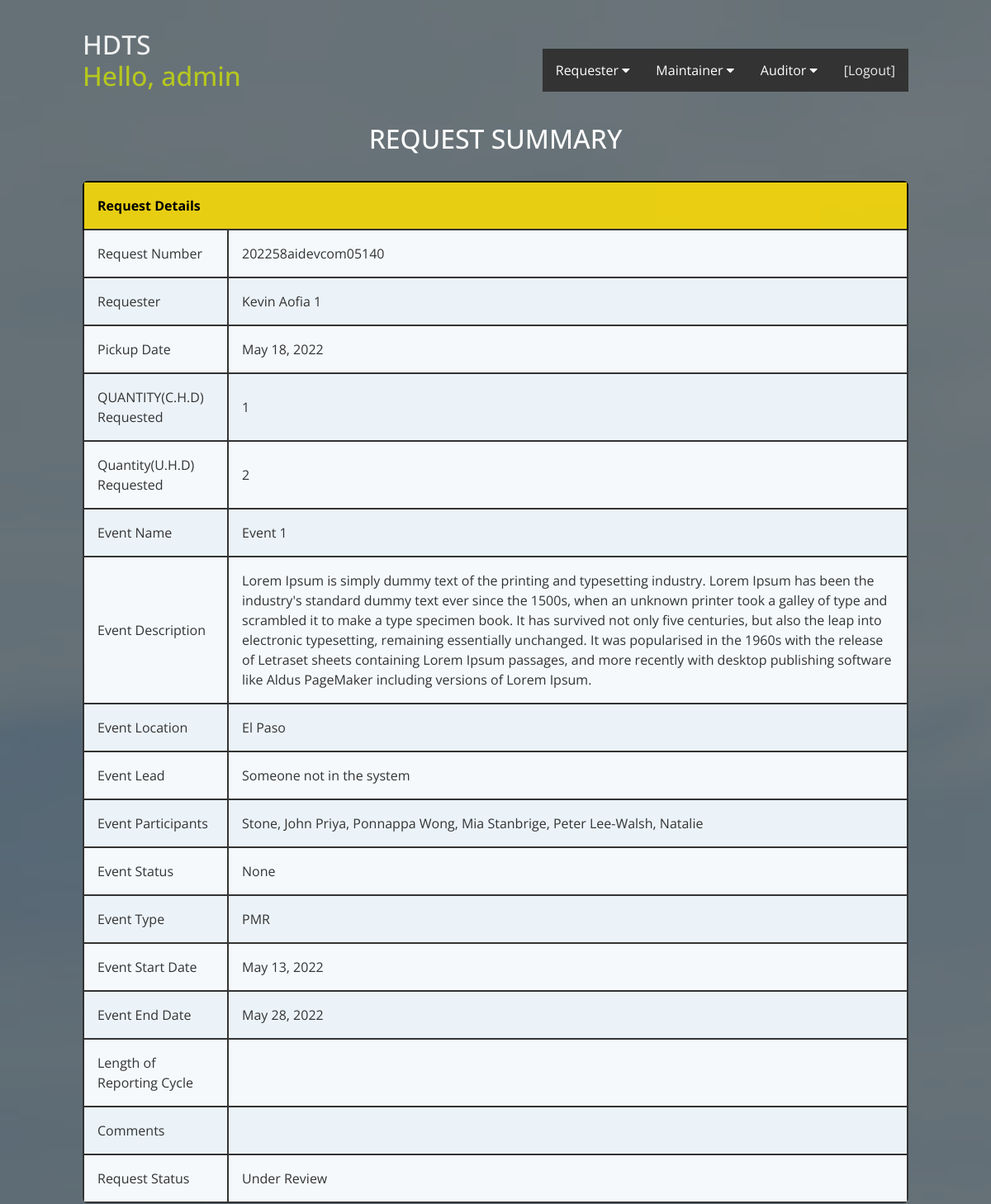
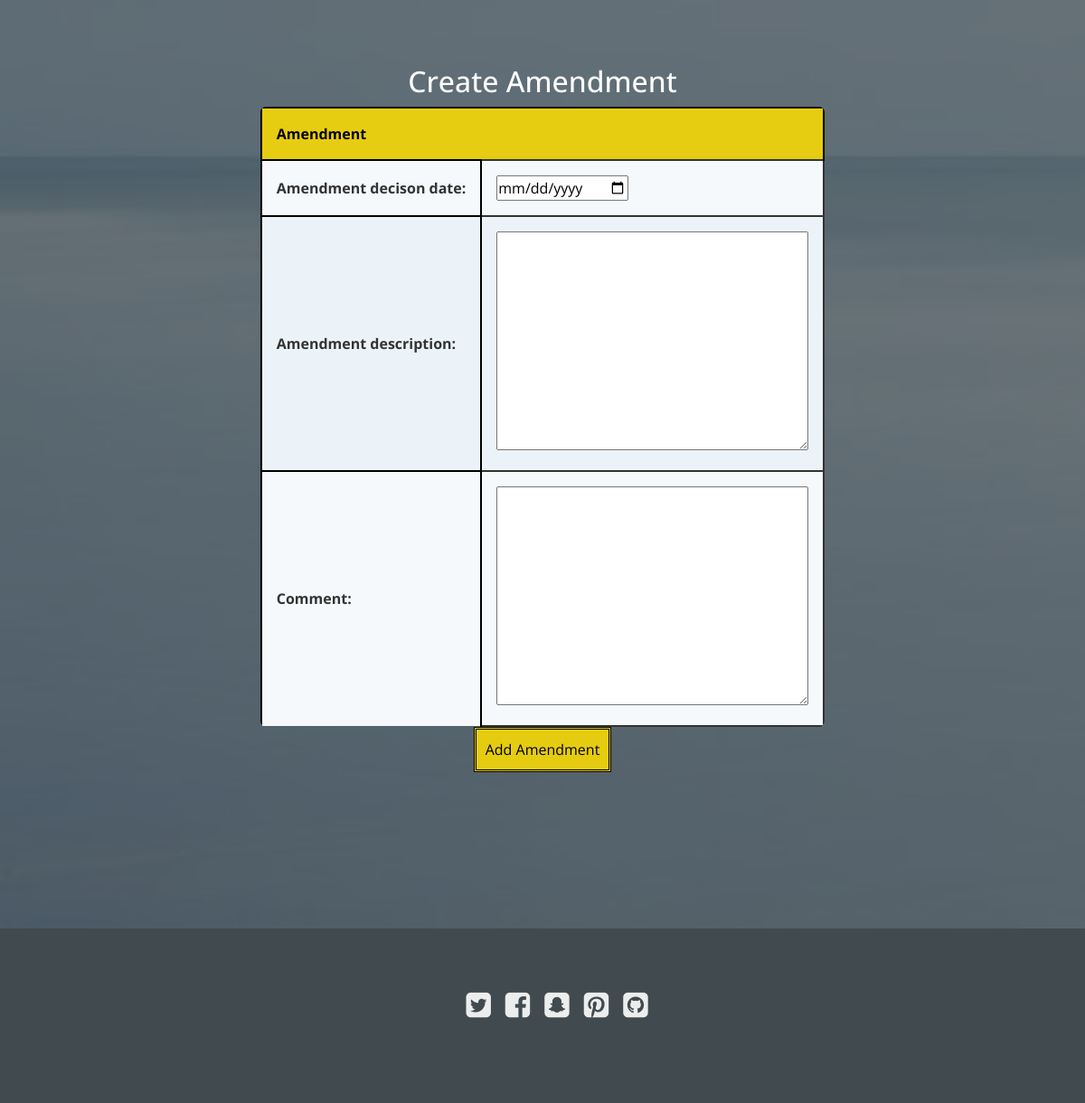
The page /requester_amendment/3/ (signed in) on the database its author committed (2 pictures, top to bottom).
### website/models.py (models this page shows, shortened)
class Request(models.Model):
    user = models.ForeignKey(User, null=True, on_delete=models.CASCADE)
    requester = models.ForeignKey(UserProfile, null=True, on_delete=models.CASCADE)
    event = models.OneToOneField(Event, null=True, on_delete=models.CASCADE)
    hard_drive = models.ManyToManyField(HardDrive)
    status = models.ForeignKey(RequestStatusChoice, blank=True, null=True, on_delete=models.SET_NULL)  # required
    request_number = models.CharField(max_length=22)  # MMDDYYYY/requesterfirstinitial_requesterlastinitial/devcomHHMMSS
    creation_date = models.DateField(auto_now_add=True)  # required
    date_of_last_modification = models.DateField(auto_now=True)  # required
    pickup_date = models.DateField(max_length=254, blank=False, null=True)  # required
    number_of_classified_hard_drives_needed = models.PositiveIntegerField(default=0)  # required
    number_of_unclassified_hard_drives_needed = models.PositiveIntegerField(default=0)  # required
    comment = models.TextField(blank=True, null=True)

class UserProfile(models.Model):
    user = models.OneToOneField(User, on_delete=models.CASCADE)
    profile_picture = models.ImageField(default='default.jpg')
    first_name = models.CharField(max_length=100)  # required
    last_name = models.CharField(max_length=100)  # required
    email = models.EmailField(max_length=254)  # required
    direct_supervisor_email = models.EmailField(max_length=254)  # required
    branch_chief_email = models.EmailField(max_length=254)  # required
    requester_status = models.ForeignKey(RequesterStatusChoice, blank=True, null=True, on_delete=models.SET_NULL)  # required
    maintainer_status = models.ForeignKey(MaintainerStatusChoice, blank=True, null=True, on_delete=models.SET_NULL)  # required
    auditor_status = models.ForeignKey(AuditorStatusChoice, blank=True, null=True, on_delete=models.SET_NULL)  # required
    def __str__(self):
        full_name = (str(self.first_name), str(self.last_name),str(self.id))
        return " ".join(full_name)

class Event(models.Model):
    name = models.CharField(max_length=100, unique=True)  # required
    description = models.TextField()  #
    location = models.CharField(max_length=254)
    lead = models.CharField(max_length=254, blank=True, null=True)
    participants = models.TextField(max_length=500)
    type = models.ForeignKey(EventTypeChoice, blank=True, null=True, on_delete=models.SET_NULL)  # required
    duration = models.ForeignKey(EventDurationChoice, blank=True, null=True, on_delete=models.SET_NULL)  # required
    status = models.ForeignKey(EventStatusChoice, blank=True, null=True, on_delete=models.SET_NULL)  # required
    start_date = models.DateField(max_length=254, null=True)  # required
    end_date = models.DateField(max_length=254, null=True)  # required

class EventTypeChoice(models.Model):
    choice = models.CharField(max_length=300)
    def __str__(self):
        return self.choice

class RequestStatusChoice(models.Model):
    choice = models.CharField(max_length=300)
    def __str__(self):
        return self.choice

### website/decorators.py (the view)
        def wrapper_func(request, *args, **kwargs):
            groups = []
            if request.user.groups.exists():
                for group in request.user.groups.all():
                    groups.append(group.name)
            check_true = any(group_names in groups for group_names in allowed_roles)
            if check_true:
                return view_func(request, *args, **kwargs)
            else:
                return HttpResponse("You are not authorized to view this page")

### website/forms.py
class AmendmentForm(ModelForm):
    class Meta:
        model = Amendment
        fields = [
            'amendment_decison_date',
            'amendment_description',
            'comment',
        ]
        widgets = {
            'amendment_decison_date': DateInput(),
        }

### website/views.py (called while the page is built, shortened)
@login_required(login_url='loginPage')
@allowed_users(allowed_roles=['admin', 'requester'])
def requester_amendment(request,id):
    submitted = False
    my_request = Request.objects.get(id=id)
    today = str(datetime.today().date())
    form = AmendmentForm()
    context = {
        'amendment_form': form,
        'requests':my_request
    }
    return render(request, 'pages/requester_amendment.html', context)

### website/templates/pages/requester_amendment.html (shortened to what this page needs)
{% extends 'pages/base.html' %}
{% load static %}
{% block mainBody %}
<section class="hero">
    <div class="background-image" style="background-image: url({% static 'assets/img/island.jpg' %});"></div>
	<br>
    <h2 class="title">REQUEST SUMMARY</h2><br>
    <table class="rwd-table">
        <tbody>
        <tr>
            <th colspan=3>Request Details</th>
        </tr>
        <tr>
            <td>Request Number</td>
            <td>{{requests.request_number}}</td>
        </tr>
        <tr>
            <td>Requester</td>
            <td>{{requests.requester}}</td>
        </tr>
        <tr>
            <td>Pickup Date</td>
            <td>{{requests.pickup_date}}</td>
        </tr>
        <tr>
            <td>QUANTITY(C.H.D) Requested</td>
            <td>{{requests.number_of_classified_hard_drives_needed}}</td>
        </tr>
        <tr>
            <td>Quantity(U.H.D) Requested</td>
            <td>{{requests.number_of_unclassified_hard_drives_needed}}</td>
        </tr>
        <tr>
            <td>Event Name</td>
            <td>{{requests.event.name}}</td>
        </tr>
        <tr>
            <td>Event Description</td>
            <td>{{requests.event.description}}</td>
        </tr>
        <tr>
            <td>Event Location</td>
            <td>{{requests.event.location}}</td>
        </tr>
        <tr>
            <td>Event Lead</td>
            <td>{{requests.event.lead}}</td>
        </tr>
        <tr>
            <td>Event Participants</td>
            <td>{{requests.event.participants}}</td>
        </tr>
        <tr>
            <td>Event Status</td>
            <td>{{requests.event.status}}</td>
        </tr>
        <tr>
            <td>Event Type</td>
            <td>{{requests.event.type}}</td>
        </tr>
        <tr>
            <td>Event Start Date</td>
            <td>{{requests.event.start_date}}</td>
        </tr>
        <tr>
            <td>Event End Date</td>
            <td>{{requests.event.end_date}}</td>
        </tr>
        <tr>
            <td>Length of Reporting Cycle</td>
            <td>{{requests.event.length_of_report_cycle}}</td>
        </tr>
        <tr>
            <td>Comments</td>
            <td>{{requests.comment}}</td>
        </tr>
        <tr>
            <td>Request Status</td>
            <td>{{requests.status}}</td>
        </tr>
    </tbody>
    </table>
    <br>
    <br><br>
    <h2>Create Amendment</h2>
    <form method='POST'>
        <table class='rwd-table'>
            <tr>
                <th colspan=3>Amendment</th>
            </tr>
            {{amendment_form}}
        </table>
        <input class="submit-button" type="submit" value="Add Amendment">
    </form>
    <br><br>
</section>
{% endblock %}

### website/templates/pages/base.html (shortened to what this page needs)
{% load static %}
<!DOCTYPE html>
<html>
<head>
    <link href="https://cdn.jsdelivr.net/npm/bootstrap@5.1.3/dist/css/bootstrap.min.css" rel="stylesheet">
    <link rel="stylesheet" href="http://maxcdn.bootstrapcdn.com/font-awesome/4.6.0/css/font-awesome.min.css">
    <link rel="stylesheet" type="text/css" href="https://cdn.datatables.net/v/bs5/jq-3.6.0/jszip-2.5.0/dt-1.11.5/af-2.3.7/b-2.2.2/b-colvis-2.2.2/b-html5-2.2.2/b-print-2.2.2/cr-1.5.5/date-1.1.2/fc-4.0.2/fh-3.2.2/kt-2.6.4/r-2.2.9/rg-1.1.4/rr-1.2.8/sc-2.0.5/sb-1.3.2/sp-2.0.0/sl-1.3.4/sr-1.1.0/datatables.min.css"/>
    <link rel="stylesheet" href="{% static 'assets/css/styles2.css' %}">
</head>
<body>
<header>
    <h2><a href="{% url 'base' %}">HDTS</a>
        {% if request.user.is_authenticated %}
        <a href="{% url 'profilePage' %}">
            <p style="text-align:center;">
            <span style="color:rgba(201, 219, 10, 0.9);">Hello, {{request.user.first_name}}</span>
        </p>
        {% endif %}
        </a>
    </h2>
    {% block navbar %}
    {% if request.user.is_authenticated %}
    {% include 'pages/navbar_base.html' %}
    {% endif %}
    {% endblock %}
</header>
{% block mainBody %}{% endblock %}
<footer>
    <ul>
        <li><a href="#"><i class="fa fa-twitter-square"></i></a></li>
        <li><a href="#"><i class="fa fa-facebook-square"></i></a></li>
        <li><a href="#"><i class="fa fa-snapchat-square"></i></a></li>
        <li><a href="#"><i class="fa fa-pinterest-square"></i></a></li>
        <li><a href="#"><i class="fa fa-github-square"></i></a></li>
    </ul>
</footer>
</body>
</html>

### static/assets/css/styles2.css (style rules this page uses)
* { margin: 0; padding: 0; box-sizing: border-box; }
html { font: normal 16px sans-serif; color: #555; }
ul, nav { list-style: none; }
a { text-decoration: none; color: inherit; cursor: pointer; opacity: 0.9; }
section { display: flex; flex-direction: column; align-items: center; padding: 125px 100px; }
header { position: absolute; top: 0; left: 0; z-index: 10; width: 100%; display: flex; justify-content: space-between; align-items: center; color: #fff; padding: 35px 100px 0; }
header h2 { font-family: 'Quicksand', sans-serif; }
.hero { position: relative; justify-content: center; min-height: 100vh; color: #fff; text-align: center; }
.hero .background-image { position: absolute; top: 0; left: 0; width: 100%; height: 100%; background-size: cover; background-color: #2196F3; z-index: -1; }
.hero .background-image:after { content: ''; position: absolute; top: 0; left: 0; width: 100%; height: 100%; background-color: #414a4f; opacity: 0.75; }
footer { display: flex; flex-direction: column; align-items: center; text-align: center; color: #fff; background-color: #414a4f; padding: 60px 0; }
footer ul { display: flex; margin-bottom: 25px; font-size: 32px; }
footer ul li { margin: 0 8px; }
footer ul li:first-child { margin-left: 0; }
footer ul li:last-child { margin-right: 0; }
* { font-family: 'Open Sans', sans-serif; }
.rwd-table { margin: auto; min-width: 300px; max-width: 100%; border-collapse: collapse; }
.rwd-table tr:first-child { background: rgba(255, 222, 0, 0.85); color: black; }
.rwd-table tr { background-color: #f5f9fc; }
.rwd-table tr:nth-child(odd):not(:first-child) { background-color: #ebf3f9; }
.rwd-table th { display: none; border-top: 2px solid black; border-left: 2px solid black; border-right: 2px solid black; }
.rwd-table td { display: block; border: 2px solid; }
.rwd-table td:first-child { margin-top: .5em; }
.rwd-table td:last-child { margin-bottom: .5em; }
.rwd-table td:before { font-weight: bold; width: 120px; display: inline-block; color: #000; }
.rwd-table th, .rwd-table td { text-align: left; }
.rwd-table { color: #333; border-radius: .4em; overflow: hidden; }
.rwd-table tr { border-color: #bfbfbf; }
.rwd-table th, .rwd-table td { padding: .5em 1em; }
@media screen and (min-width: 600px) { .rwd-table { border: none; } }
@media screen and (min-width: 600px) { .rwd-table td:before { display: none; } }
@media screen and (min-width: 600px) { .rwd-table th, .rwd-table td { display: table-cell; padding: .25em .5em; } }
@media screen and (min-width: 600px) { .rwd-table th:first-child, .rwd-table td:first-child { padding-left: 0; } }
@media screen and (min-width: 600px) { .rwd-table th:last-child, .rwd-table td:last-child { padding-right: 0; } }
@media screen and (min-width: 600px) { .rwd-table th, .rwd-table td { padding: 1em !important; } }
.submit-button { background-color: rgba(255, 222, 0, 0.85); border: double; color: black; padding: 10px; text-align: center; text-decoration: none; display: inline-block; font-size: 16px; cursor: pointer; }

### rows shown on the page
Request: request_number "202258aidevcom05140", requester "Kevin Aofia 1", pickup_date "May 18, 2022", number_of_classified_hard_drives_needed "1", number_of_unclassified_hard_drives_needed "2", event.name "Event 1", event.description "Lorem Ipsum is simply dummy text of the printing and typesetting industry. Lorem Ipsum has been the industry's standard dummy text ever since the 1500s, when an unknown printer took a galley of type and scrambled it to make a type specimen book. It has survived not only five centuries, but also the leap into electronic typesetting, remaining essentially unchanged. It was popularised in the 1960s with the release of Letraset sheets containing Lorem Ipsum passages, and more recently with desktop publishing software like Aldus PageMaker including versions of Lorem Ipsum.", event.location "El Paso", event.lead "Someone not in the system", event.participants "Stone, John Priya, Ponnappa Wong, Mia Stanbrige, Peter Lee-Walsh, Natalie", event.status "None", event.type "PMR", event.start_date "May 13, 2022", event.end_date "May 28, 2022", status "Under Review"

### other values the page prints
{{ request.user.first_name }} "admin"
